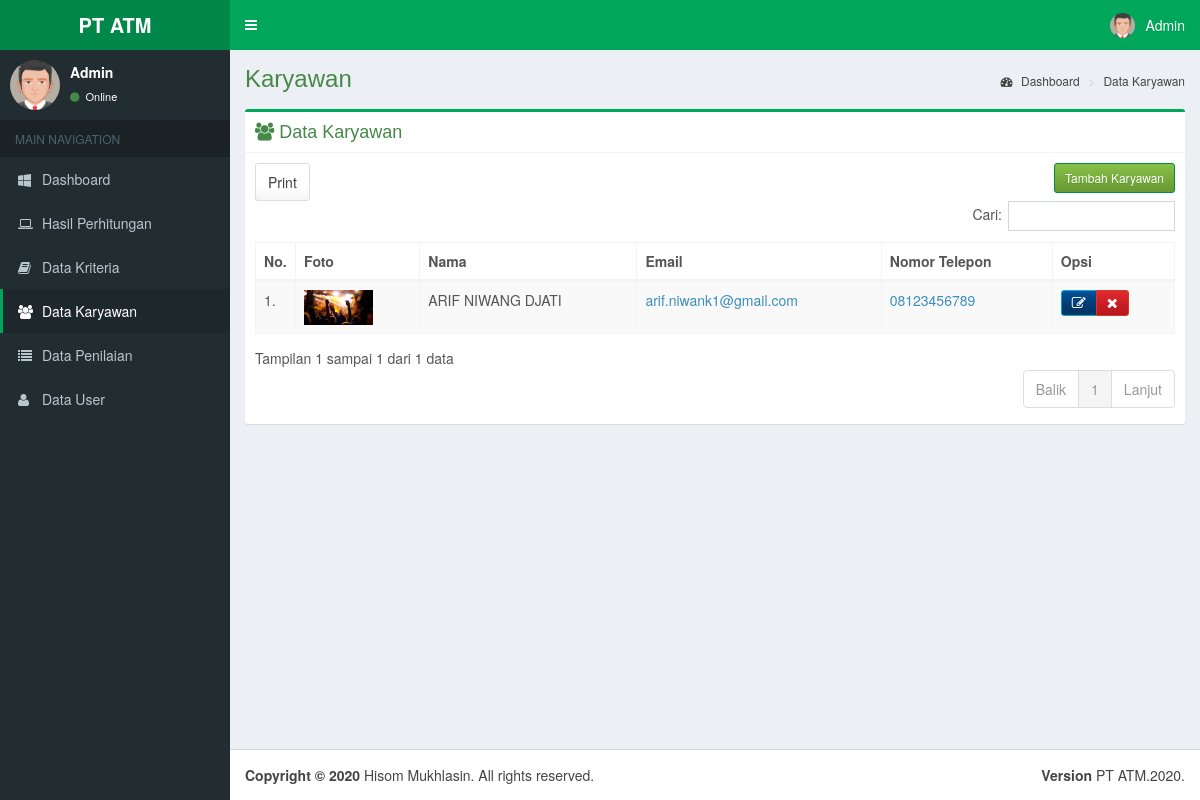
The app's page /karyawan.php (signed in) with its own data.
### tables this page shows
CREATE TABLE `karyawan` (
  `id_karyawan` int(11) NOT NULL AUTO_INCREMENT,
  `foto` varchar(100) NOT NULL DEFAULT '',
  `nama` varchar(100) NOT NULL,
  `email` varchar(100) NOT NULL,
  `nomor_telepon` varchar(20) NOT NULL,
  `alamat` varchar(255) NOT NULL,
  `jenis_kelamin` varchar(10) NOT NULL,
  `password` varchar(255) NOT NULL DEFAULT '',
  PRIMARY KEY (`id_karyawan`)
);

### karyawan.php (the view, shortened to what this page needs)
<?php
include 'dbconf.php';
?>
<!DOCTYPE html>
<html>
<head>
	<?php include 'layout/head.php'; ?>
</head>
<body class="hold-transition fixed skin-green sidebar-mini">
<div class="wrapper">
	<header class="main-header">
		<?php include 'layout/header.php'; ?>
	</header>
	<aside class="main-sidebar">
		<?php include 'layout/sidebar.php'; ?>
	</aside>
	<div class="content-wrapper">
		<section class="content-header">
			<h1 class="text-success">Karyawan</h1>
			<ol class="breadcrumb">
				<li><a href="dashboard-ui.php"><i class="fa fa-dashboard"></i> Dashboard</a></li>
				<li><a href="karyawan.php">Data Karyawan</a></li>
			</ol>
		</section>
		<section class="content">
			<div class="box box-success">
				<div class="box-header with-border">
					<h3 class="box-title text-success"><i class="fa fa-users"> </i> Data Karyawan</h3>
				</div>
				<div class="box-body">
					<div class="row">
						<div class="col-lg-12 col-xs-12">
							<a href="add-karyawan.php" class="pull-right btn btn-sm btn-success">Tambah Karyawan</a>
							<table id="maintable" class="table table-responsive table-bordered table-striped table-hover">
								<thead>
								<tr>
									<th width="15px">No.</th>
									<th>Foto</th>
									<th>Nama</th>
									<th>Email</th>
									<th>Nomor Telepon</th>
									<th>Opsi</th>
								</tr>
								</thead>
								<tbody>
								<?php
								$result = $mysqli->query("select * from karyawan");
								$i = 1;
								if ($result->num_rows != 0) {
									while ($row = $result->fetch_assoc()) {
										echo "<tr>";
										echo "<td>" . $i . ".</td>";
										echo "<td><a class='fancybox-effects-d' href='./" . $row['foto'] . "' title='" . $row['nama'] . "'>
										<img src='./" . $row['foto'] . "' height=35 /></a></td>";
										echo "<td>" . ucwords($row['nama']) . "</td>";
										echo "<td><a href='mailto:" . $row['email'] . "' target='_blank'>" . $row['email'] . "</a></td>";
										echo "<td><a href='tel:" . $row['nomor_telepon'] . "' target='_blank'>" . ucwords($row['nomor_telepon']) . "</a></td>";
										echo '<td><div class="btn-group">';
										echo '<a href="edit-karyawan.php?id=' . $row['id_karyawan'] . '" class="fa fa-edit btn btn-info btn-sm"></a>'; ?>
										<a href="delete-karyawan.php?id=<?php echo $row['id_karyawan']; ?>" onClick="return confirm('Hapus Data Karyawan <?php echo $row['nama']; ?>  ?');"
										   class="fa fa-close btn btn-danger btn-sm"></a>
										<?php
										echo '</div></td>';
										echo "</tr>";
										$i++;
									}
								}
								?>
								</tbody>
							</table>
						</div>
					</div>
				</div>
			</div>
		</section>
	</div>
	<footer class="main-footer">
		<?php include 'layout/footer.php'; ?>
	</footer>
</div>
</body>
</html>

### records on screen
karyawan: foto (picture), nama "ARIF NIWANG DJATI", email "arif.niwank1@gmail.com", nomor_telepon "08123456789"

### other values on screen
$_SESSION['judul'] "PT ATM"
$_SESSION['user'] "Admin"
